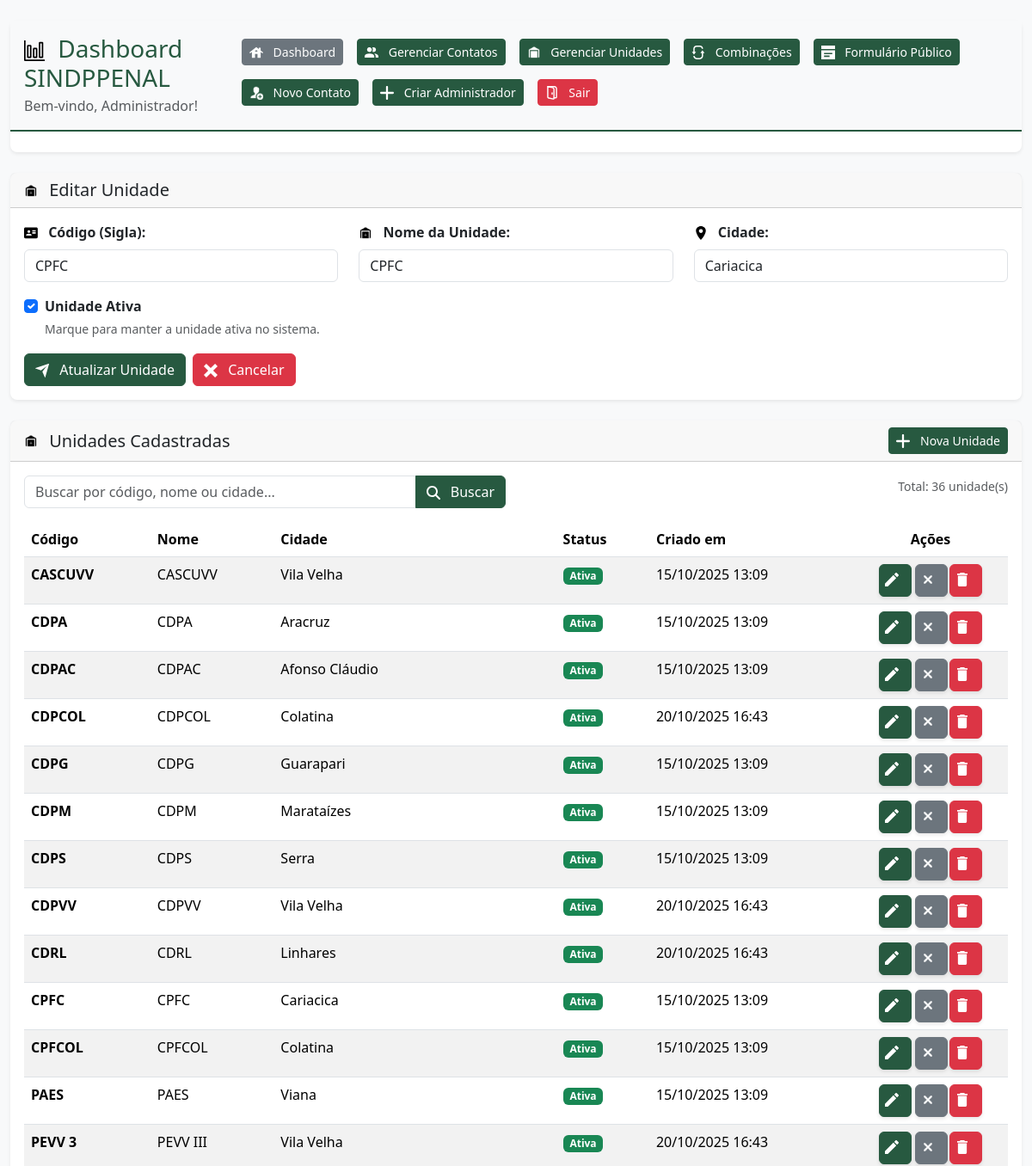
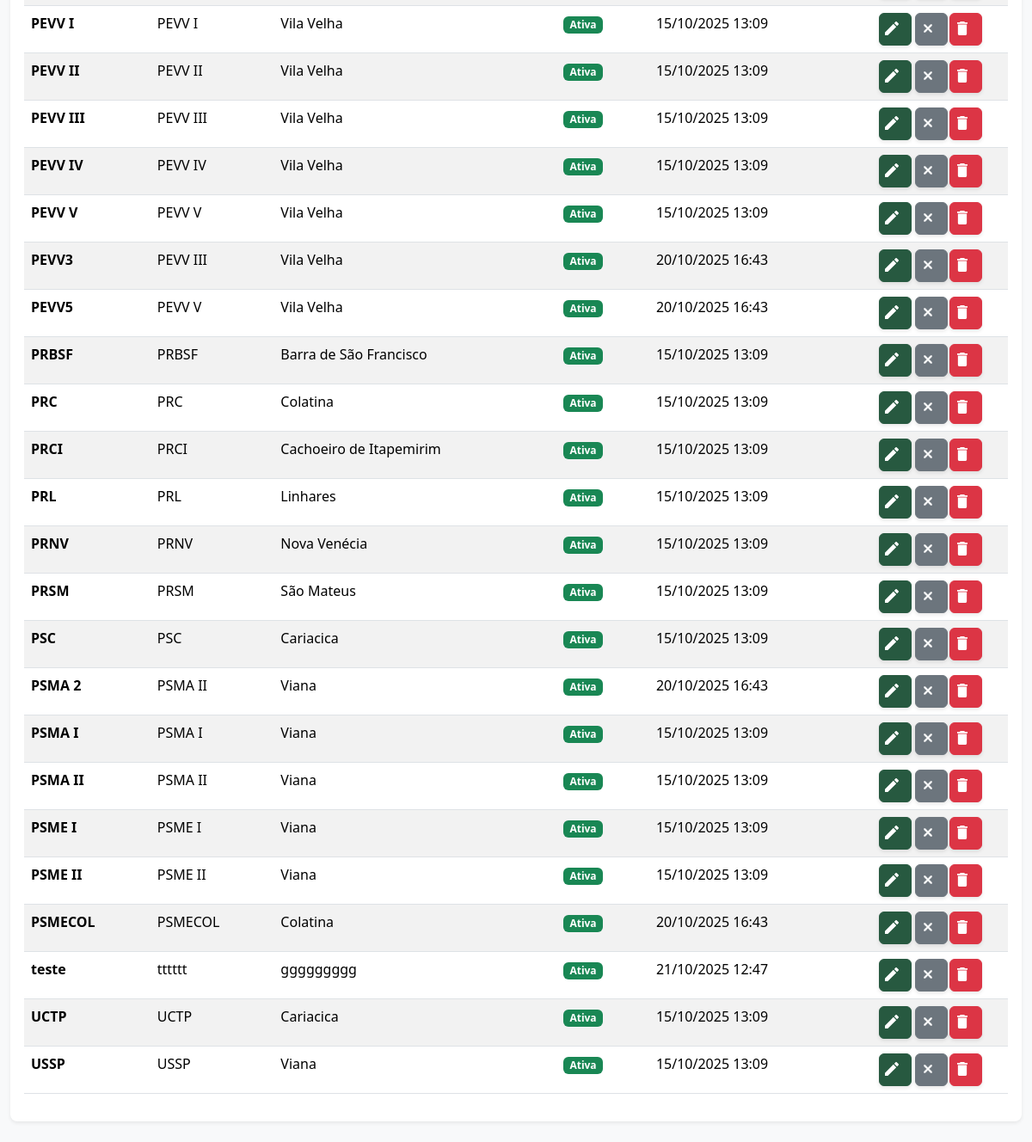
The page /admin/unidades.php?edit=2 (signed in) on the database its author committed (2 pictures, top to bottom).
### tables this page shows
CREATE TABLE `unidades` (
  `id` int NOT NULL AUTO_INCREMENT,
  `codigo` varchar(10) NOT NULL,
  `nome` varchar(255) NOT NULL,
  `cidade` varchar(100) NOT NULL,
  `ativo` tinyint(1) DEFAULT '1',
  `created` datetime DEFAULT CURRENT_TIMESTAMP,
  `updated` datetime DEFAULT CURRENT_TIMESTAMP ON UPDATE CURRENT_TIMESTAMP,
  PRIMARY KEY (`id`),
  UNIQUE KEY `unique_codigo` (`codigo`)
);

### admin/unidades.php (the view, shortened to what the rows shown need)
<?php
$adminUnidades = new AdminUnidades();
$page = isset($_GET['page']) ? (int)$_GET['page'] : 1;
$search = isset($_GET['search']) ? $_GET['search'] : '';
$action = isset($_GET['action']) ? $_GET['action'] : 'list';
$edit_id = isset($_GET['edit']) ? (int)$_GET['edit'] : 0;
$dados = $adminUnidades->listarTodos($page, 50, $search);
$unidade_edit = null;
if ($edit_id > 0) {
    $unidade_edit = $adminUnidades->buscarPorId($edit_id);
    $action = 'edit';
}
?>
<!DOCTYPE html>
<html lang="pt-br">
<head>
    <link href="https://cdn.jsdelivr.net/npm/bootstrap@5.3.2/dist/css/bootstrap.min.css" rel="stylesheet">
    <link rel="stylesheet" href="../assets/css/sindppenal-theme.css">
</head>
<body class="sindppenal-bg">
    <div class="container-fluid py-4">
        <?php include __DIR__ . '/includes/header.php'; ?>
        <?php if ($action === 'add' || $action === 'edit'): ?>
        <div class="row mb-4">
            <div class="col-12">
                <div class="card sindppenal-card">
                    <div class="card-header">
                        <h5 class="card-title mb-0">
                            <img src="../assets/icons/dashboard/unidade.svg" alt="Unidade" class="svg-icon size-sm me-2">
                            <?php echo $action === 'add' ? 'Adicionar Nova Unidade' : 'Editar Unidade'; ?>
                        </h5>
                    </div>
                    <div class="card-body">
                        <form method="POST" action="">
                            <div class="row">
                                <div class="col-md-4 mb-3">
                                    <label for="codigo" class="form-label fw-semibold">
                                        <img src="../assets/icons/formulario/card.svg" alt="Código" class="svg-icon size-sm">
                                        Código (Sigla):
                                    </label>
                                    <input type="text" id="codigo" name="codigo" class="form-control" required
                                           placeholder="Ex: UCTP, CPFC"
                                           value="<?php echo $unidade_edit ? htmlspecialchars($unidade_edit['codigo'] ?? '') : ''; ?>">
                                </div>
                                <div class="col-md-4 mb-3">
                                    <label for="nome" class="form-label fw-semibold">
                                        <img src="../assets/icons/dashboard/unidade.svg" alt="Nome" class="svg-icon size-sm">
                                        Nome da Unidade:
                                    </label>
                                    <input type="text" id="nome" name="nome" class="form-control" required
                                           placeholder="Nome completo da unidade"
                                           value="<?php echo $unidade_edit ? htmlspecialchars($unidade_edit['nome'] ?? '') : ''; ?>">
                                </div>
                                <div class="col-md-4 mb-3">
                                    <label for="cidade" class="form-label fw-semibold">
                                        <img src="../assets/icons/formulario/location.svg" alt="Cidade" class="svg-icon size-sm">
                                        Cidade:
                                    </label>
                                    <input type="text" id="cidade" name="cidade" class="form-control" required
                                           placeholder="Cidade onde fica a unidade"
                                           value="<?php echo $unidade_edit ? htmlspecialchars($unidade_edit['cidade'] ?? '') : ''; ?>">
                                </div>
                            </div>
                            <div class="row">
                                <div class="col-md-12 mb-3">
                                    <div class="form-check">
                                        <input class="form-check-input" type="checkbox" id="ativo" name="ativo" value="1"
                                               <?php echo (!$unidade_edit || $unidade_edit['ativo']) ? 'checked' : ''; ?>>
                                        <label class="form-check-label fw-semibold" for="ativo">
                                            Unidade Ativa
                                        </label>
                                        <div class="form-text">Marque para manter a unidade ativa no sistema.</div>
                                    </div>
                                </div>
                            </div>
                            <div class="d-flex gap-2">
                                <button type="submit" class="btn btn-primary">
                                    <img src="../assets/icons/formulario/enviar.svg" alt="Salvar" class="svg-icon-white size-sm">
                                    <?php echo $action === 'add' ? 'Criar Unidade' : 'Atualizar Unidade'; ?>
                                </button>
                                <a href="unidades.php" class="btn btn-danger">
                                    <img src="../assets/icons/dashboard/cancelar.svg" alt="Cancelar" class="svg-icon-white size-sm">
                                    Cancelar
                                </a>
                            </div>
                        </form>
                    </div>
                </div>
            </div>
        </div>
        <?php endif; ?>
        <div class="row">
            <div class="col-12">
                <div class="card sindppenal-card">
                    <div class="card-body">
                        <?php if (!empty($dados['unidades'])): ?>
                        <div class="table-responsive">
                            <table class="table table-striped table-hover">
                                <thead>
                                    <tr>
                                        <th>Código</th>
                                        <th>Nome</th>
                                        <th>Cidade</th>
                                        <th>Status</th>
                                        <th>Criado em</th>
                                        <th width="180" class="text-center">Ações</th>
                                    </tr>
                                </thead>
                                <tbody>
                                    <?php foreach ($dados['unidades'] as $unidade): ?>
                                    <tr>
                                        <td>
                                            <strong><?php echo htmlspecialchars($unidade['codigo']); ?></strong>
                                        </td>
                                        <td><?php echo htmlspecialchars($unidade['nome']); ?></td>
                                        <td><?php echo htmlspecialchars($unidade['cidade']); ?></td>
                                        <td>
                                            <?php if ($unidade['ativo']): ?>
                                                <span class="badge bg-success">Ativa</span>
                                            <?php else: ?>
                                                <span class="badge bg-secondary">Inativa</span>
                                            <?php endif; ?>
                                        </td>
                                        <td>
                                            <?php
                                            if ($unidade['created']) {
                                                echo date('d/m/Y H:i', strtotime($unidade['created']));
                                            }
                                            ?>
                                        </td>
                                        <td>
                                            <div class="btn-group btn-group-sm d-flex justify-content-center" role="group">
                                                <a href="unidades.php?edit=<?php echo $unidade['id']; ?>"
                                                   class="btn btn-primary d-flex align-items-center justify-content-center"
                                                   title="Editar" style="width: 38px; height: 38px;">
                                                    <img src="../assets/icons/dashboard/editar.svg" alt="Editar"
                                                         class="svg-icon-white" style="width: 16px; height: 16px;">
                                                </a>
                                                <form method="POST" style="display: inline;"
                                                      >
                                                    <button type="submit"
                                                            class="btn btn-<?php echo $unidade['ativo'] ? 'secondary' : 'success'; ?> d-flex align-items-center justify-content-center"
                                                            title="<?php echo $unidade['ativo'] ? 'Desativar' : 'Ativar'; ?>"
                                                            style="width: 38px; height: 38px;">
                                                        <img src="../assets/icons/<?php echo $unidade['ativo'] ? 'dashboard/disabled' : 'formulario/check'; ?>.svg"
                                                             alt="<?php echo $unidade['ativo'] ? 'Desativar' : 'Ativar'; ?>"
                                                             class="svg-icon-white" style="width: 16px; height: 16px;">
                                                    </button>
                                                </form>
                                                <form method="POST" style="display: inline;"
                                                      class="form-delete-unidade">
                                                    <button type="submit"
                                                            class="btn btn-danger d-flex align-items-center justify-content-center"
                                                            title="Excluir" style="width: 38px; height: 38px;">
                                                        <img src="../assets/icons/dashboard/lixo.svg" alt="Excluir"
                                                             class="svg-icon-white" style="width: 16px; height: 16px;">
                                                    </button>
                                                </form>
                                            </div>
                                        </td>
                                    </tr>
                                    <?php endforeach; ?>
                                </tbody>
                            </table>
                        </div>
                        <?php endif; ?>
                    </div>
                </div>
            </div>
        </div>
    </div>
</body>
</html>

### rows shown on the page
unidades: codigo "CPFC", nome "CPFC", cidade "Cariacica", ativo "☑", shows "Ativa", created "15/10/2025 13:09"
unidades: codigo "CASCUVV", nome "CASCUVV", cidade "Vila Velha", ativo "Ativa", created "15/10/2025 13:09"
unidades: codigo "CDPA", nome "CDPA", cidade "Aracruz", ativo "Ativa", created "15/10/2025 13:09"
unidades: codigo "CDPAC", nome "CDPAC", cidade "Afonso Cláudio", ativo "Ativa", created "15/10/2025 13:09"
unidades: codigo "CDPCOL", nome "CDPCOL", cidade "Colatina", ativo "Ativa", created "20/10/2025 16:43"
unidades: codigo "CDPG", nome "CDPG", cidade "Guarapari", ativo "Ativa", created "15/10/2025 13:09"
unidades: codigo "CDPM", nome "CDPM", cidade "Marataízes", ativo "Ativa", created "15/10/2025 13:09"
unidades: codigo "CDPS", nome "CDPS", cidade "Serra", ativo "Ativa", created "15/10/2025 13:09"
unidades: codigo "CDPVV", nome "CDPVV", cidade "Vila Velha", ativo "Ativa", created "20/10/2025 16:43"
unidades: codigo "CDRL", nome "CDRL", cidade "Linhares", ativo "Ativa", created "20/10/2025 16:43"
unidades: codigo "CPFCOL", nome "CPFCOL", cidade "Colatina", ativo "Ativa", created "15/10/2025 13:09"
unidades: codigo "PAES", nome "PAES", cidade "Viana", ativo "Ativa", created "15/10/2025 13:09"
unidades: codigo "PEVV 3", nome "PEVV III", cidade "Vila Velha", ativo "Ativa", created "20/10/2025 16:43"
unidades: codigo "PEVV I", nome "PEVV I", cidade "Vila Velha", ativo "Ativa", created "15/10/2025 13:09"
unidades: codigo "PEVV II", nome "PEVV II", cidade "Vila Velha", ativo "Ativa", created "15/10/2025 13:09"
unidades: codigo "PEVV III", nome "PEVV III", cidade "Vila Velha", ativo "Ativa", created "15/10/2025 13:09"
unidades: codigo "PEVV IV", nome "PEVV IV", cidade "Vila Velha", ativo "Ativa", created "15/10/2025 13:09"
unidades: codigo "PEVV V", nome "PEVV V", cidade "Vila Velha", ativo "Ativa", created "15/10/2025 13:09"
unidades: codigo "PEVV3", nome "PEVV III", cidade "Vila Velha", ativo "Ativa", created "20/10/2025 16:43"
unidades: codigo "PEVV5", nome "PEVV V", cidade "Vila Velha", ativo "Ativa", created "20/10/2025 16:43"
unidades: codigo "PRBSF", nome "PRBSF", cidade "Barra de São Francisco", ativo "Ativa", created "15/10/2025 13:09"
unidades: codigo "PRC", nome "PRC", cidade "Colatina", ativo "Ativa", created "15/10/2025 13:09"
unidades: codigo "PRCI", nome "PRCI", cidade "Cachoeiro de Itapemirim", ativo "Ativa", created "15/10/2025 13:09"
unidades: codigo "PRL", nome "PRL", cidade "Linhares", ativo "Ativa", created "15/10/2025 13:09"
unidades: codigo "PRNV", nome "PRNV", cidade "Nova Venécia", ativo "Ativa", created "15/10/2025 13:09"
unidades: codigo "PRSM", nome "PRSM", cidade "São Mateus", ativo "Ativa", created "15/10/2025 13:09"
unidades: codigo "PSC", nome "PSC", cidade "Cariacica", ativo "Ativa", created "15/10/2025 13:09", $unidade['id'] 3 (drawn)
unidades: codigo "PSMA 2", nome "PSMA II", cidade "Viana", ativo "Ativa", created "20/10/2025 16:43"
unidades: codigo "PSMA I", nome "PSMA I", cidade "Viana", ativo "Ativa", created "15/10/2025 13:09"
unidades: codigo "PSMA II", nome "PSMA II", cidade "Viana", ativo "Ativa", created "15/10/2025 13:09"
unidades: codigo "PSME I", nome "PSME I", cidade "Viana", ativo "Ativa", created "15/10/2025 13:09"
unidades: codigo "PSME II", nome "PSME II", cidade "Viana", ativo "Ativa", created "15/10/2025 13:09"
unidades: codigo "PSMECOL", nome "PSMECOL", cidade "Colatina", ativo "Ativa", created "20/10/2025 16:43"
unidades: codigo "teste", nome "tttttt", cidade "ggggggggg", ativo "Ativa", created "21/10/2025 12:47"
unidades: codigo "UCTP", nome "UCTP", cidade "Cariacica", ativo "Ativa", created "15/10/2025 13:09"
unidades: codigo "USSP", nome "USSP", cidade "Viana", ativo "Ativa", created "15/10/2025 13:09"

### other values the page prints
$_SESSION['admin_nome'] "Administrador"
$dados['total'] "36"
